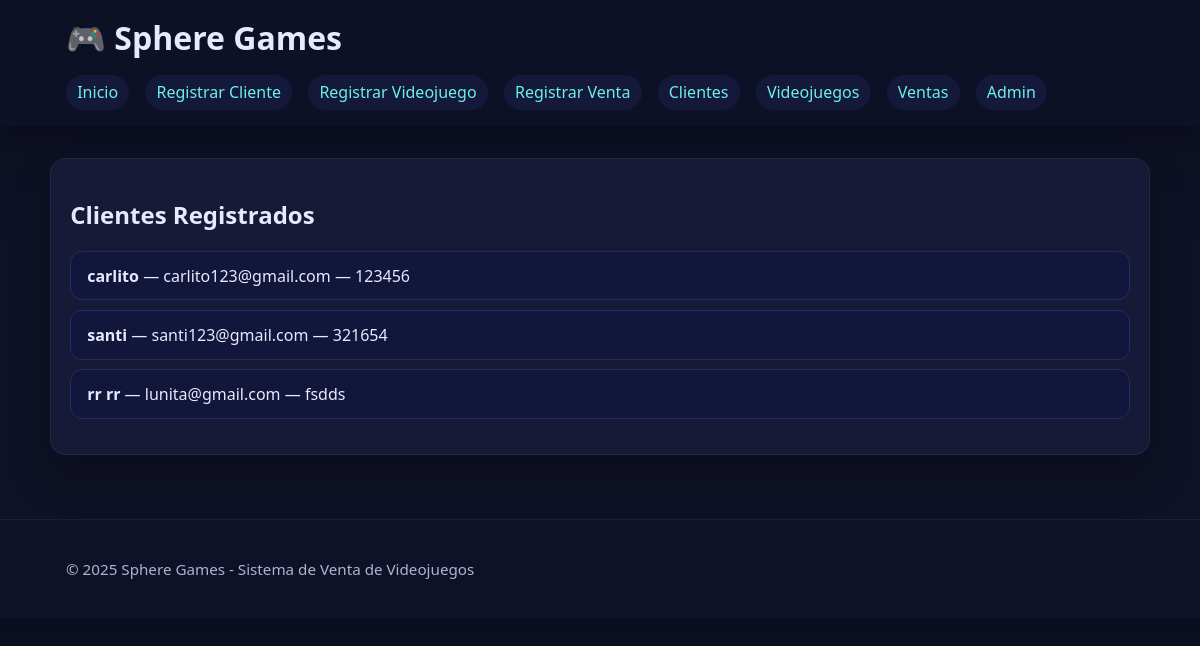
/clientes/, run on the app's committed database.
### juegos/models.py (models this page shows, shortened)
class Cliente(models.Model):
    nombre = models.CharField(max_length=100)
    correo = models.EmailField(unique=True)
    telefono = models.CharField(max_length=15)

### juegos/views.py (the view)
# urls.py: path('clientes/', views.lista_clientes, name='lista_clientes'),
def lista_clientes(request):
    clientes = Cliente.objects.all()
    return render(request, 'juegos/lista_clientes.html', {'clientes': clientes})

### juegos/templates/juegos/lista_clientes.html (shortened to what this page needs)
{% extends 'juegos/base.html' %}
{% block content %}
<section class="card">
    <h2>Clientes Registrados</h2>
    <ul class="list">
        {% for c in clientes %}
            <li><strong>{{ c.nombre }}</strong> — {{ c.correo }} — {{ c.telefono }}</li>
        {% empty %}
            <li>No hay clientes registrados aún.</li>
        {% endfor %}
    </ul>
</section>
{% endblock %}

### static/juegos/css/styles.css (style rules this page uses)
:root { --bg: #0f1226; --card: #171a36; --accent: #5b7cfa; --accent-2: #6cf0e4; --text: #e7e9ff; --muted: #aeb3d6; --shadow: rgba(0,0,0,.25); }
* { box-sizing: border-box; }
body { margin: 0; font-family: system-ui, -apple-system, Segoe UI, Roboto, Ubuntu, Cantarell, 'Helvetica Neue', Arial, 'Noto Sans', 'Apple Color Emoji', 'Segoe UI Emoji', 'Segoe UI Symbol', 'Noto Color Emoji'; background: linear-gradient(180deg, #0b0e20, #0f1226 40%); color: var(--text); }
.card { background: var(--card); border-radius: 16px; padding: 1.2rem 1.2rem; box-shadow: 0 20px 40px var(--shadow); border: 1px solid rgba(255,255,255,0.06); transition: transform .15s ease, box-shadow .15s ease; }
.list { list-style: none; padding-left: 0; display: grid; gap: .6rem; }
.list li { background: #12163a; padding: .8rem 1rem; border: 1px solid #262c63; border-radius: 12px; }

### data on the page
Cliente: nombre "carlito", correo "carlito123@gmail.com", telefono "123456"
Cliente: nombre "santi", correo "santi123@gmail.com", telefono "321654"
Cliente: nombre "rr rr", correo "lunita@gmail.com", telefono "fsdds"

### other printed values
{{ now|default:2025 }} "2025"
